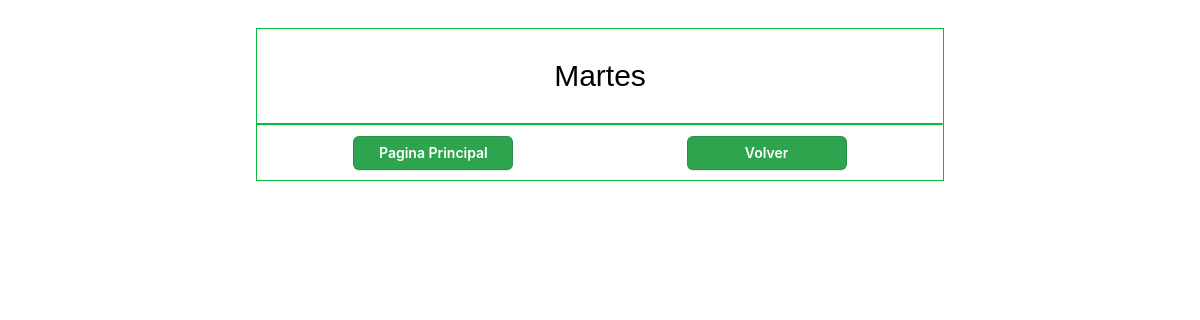
/views/dieta/detalles.php?dni=13326937&dia=Martes, run on an earlier commit of the app's database.
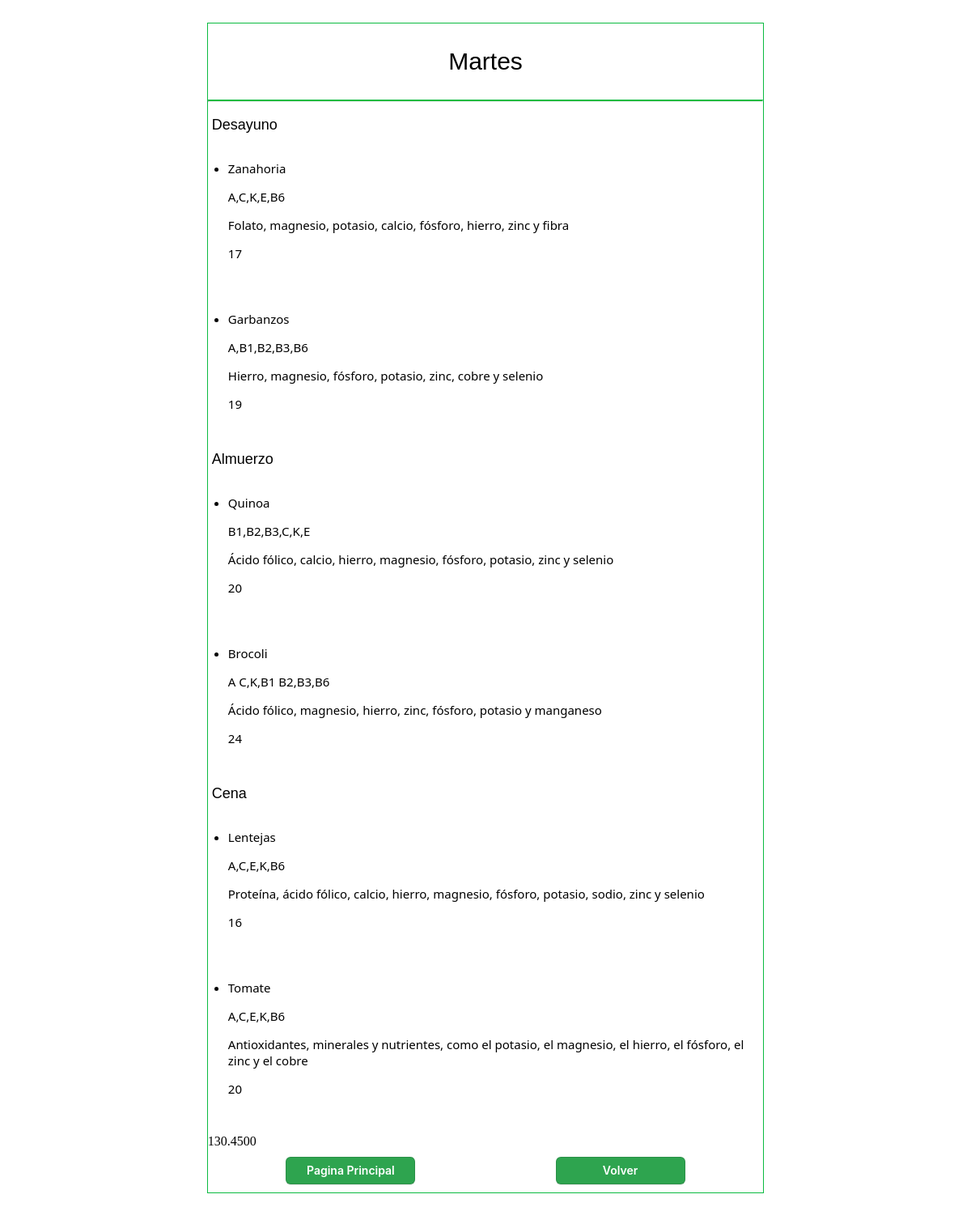
And on a later commit of the database.
### tables this page shows
CREATE TABLE `dietas` (
  `id_dieta` int NOT NULL,
  `dia_id` int NOT NULL,
  `id_tipo` int NOT NULL,
  `id_alimento` int NOT NULL,
  `gramos` int NOT NULL,
  `fecha` datetime DEFAULT NULL,
  PRIMARY KEY (`id_dieta`,`dia_id`,`id_tipo`,`id_alimento`),
  KEY `dietas_dia_id_dia_id_dia` (`dia_id`),
  KEY `dietas_id_tipo_tipo_comida_id_tipo` (`id_tipo`),
  KEY `dietas_id_alimento_alimentos_id_alimento` (`id_alimento`),
  CONSTRAINT `dietas_dia_id_dia_id_dia` FOREIGN KEY (`dia_id`) REFERENCES `dia` (`id_dia`),
  CONSTRAINT `dietas_id_alimento_alimentos_id_alimento` FOREIGN KEY (`id_alimento`) REFERENCES `alimentos` (`id_alimento`),
  CONSTRAINT `dietas_id_dieta_pacientes_dni` FOREIGN KEY (`id_dieta`) REFERENCES `pacientes` (`dni`),
  CONSTRAINT `dietas_id_tipo_tipo_comida_id_tipo` FOREIGN KEY (`id_tipo`) REFERENCES `tipo_comida` (`id_tipo`)
);

CREATE TABLE `tipo_comida` (
  `id_tipo` int NOT NULL AUTO_INCREMENT,
  `nombre` varchar(25) NOT NULL,
  PRIMARY KEY (`id_tipo`)
);

CREATE TABLE `alimentos` (
  `id_alimento` int NOT NULL AUTO_INCREMENT,
  `nombre` varchar(100) NOT NULL,
  `calorias` int NOT NULL,
  `vitaminas` varchar(100) NOT NULL,
  `aporte_nutricional` varchar(255) NOT NULL,
  PRIMARY KEY (`id_alimento`),
  UNIQUE KEY `nombre` (`nombre`)
);

### database/consultas.php (called while the page is built, shortened)
<?php
$sql = "SELECT
`nutricionista1`.`dietas`.`fecha` AS `FECHA`,
`nutricionista1`.`dia`.`nombre` AS `DIA`,
`nutricionista1`.`tipo_comida`.`nombre` AS `TIPO`,
`nutricionista1`.`alimentos`.`nombre` AS `ALIMENTO`,
`nutricionista1`.`alimentos`.`vitaminas` AS `VITAMINAS`,
`nutricionista1`.`alimentos`.`aporte_nutricional` AS `NUTRIENTES`,
`nutricionista1`.`dietas`.`gramos` AS `GRAMOS`
FROM
((((`nutricionista1`.`dietas`
JOIN `nutricionista1`.`pacientes` ON ((`nutricionista1`.`dietas`.`id_dieta` = `nutricionista1`.`pacientes`.`dni`)))
JOIN `nutricionista1`.`dia` ON ((`nutricionista1`.`dia`.`id_dia` = `nutricionista1`.`dietas`.`dia_id`)))
JOIN `nutricionista1`.`tipo_comida` ON ((`nutricionista1`.`dietas`.`id_tipo` = `nutricionista1`.`tipo_comida`.`id_tipo`)))
JOIN `nutricionista1`.`alimentos` ON ((`nutricionista1`.`dietas`.`id_alimento` = `nutricionista1`.`alimentos`.`id_alimento`)))
WHERE
((`nutricionista1`.`dia`.`nombre` = :dia)
    AND (`nutricionista1`.`pacientes`.`dni` = :dni))";
$sql1 = "SELECT
        SUM(((`nutricionista1`.`alimentos`.`calorias` * `nutricionista1`.`dietas`.`gramos`) / 100)) AS `CaloriasTotales`
    FROM
        ((((`nutricionista1`.`dietas`
        JOIN `nutricionista1`.`pacientes` ON ((`nutricionista1`.`dietas`.`id_dieta` = `nutricionista1`.`pacientes`.`dni`)))
        JOIN `nutricionista1`.`dia` ON ((`nutricionista1`.`dia`.`id_dia` = `nutricionista1`.`dietas`.`dia_id`)))
        JOIN `nutricionista1`.`tipo_comida` ON ((`nutricionista1`.`dietas`.`id_tipo` = `nutricionista1`.`tipo_comida`.`id_tipo`)))
        JOIN `nutricionista1`.`alimentos` ON ((`nutricionista1`.`dietas`.`id_alimento` = `nutricionista1`.`alimentos`.`id_alimento`)))
    WHERE
        ((`nutricionista1`.`dia`.`nombre` = :dia)
            AND (`nutricionista1`.`pacientes`.`dni` = :dni))";
?>

### views/dieta/detalles.php (the view, shortened to what this page needs)
<?php
    require_once("../../database/database.php");
    require_once("../../database/consultas.php");
    if(isset($_GET["dni"]) && isset($_GET["dia"])){
        $dni = $_GET["dni"];
        $dia = $_GET["dia"];
    }
    $registros1=$conn->prepare($sql);
	$registros1->execute(array(":dni"=>$dni,":dia"=>$dia));
	$registros=$registros1->fetchAll();
    $tipo = " ";
    $calorias = $conn->prepare($sql1);
    $calorias->execute(array(":dia"=>$dia,":dni"=>$dni));
    $count = $calorias->fetchColumn();
?>
<!DOCTYPE html>
<html lang="en">
<head>
    <link rel="stylesheet" href="./verDieta.css">
</head>
<body>
    <div class="container">
        <div class="container-item">
            <div class="card">
                <div class="card-title">
                    <p class="card-h5"><?php echo $dia?></p>
                </div>
                <hr class="solid">
                <?php foreach ($registros as $key):?>
                <?php if($key["TIPO"] !== $tipo): ?>
                <?php $tipo = $key["TIPO"] ?>
                <div class="card-body">
                    <p class="card-text text-uppercase"><?php echo $key["TIPO"]?></p>
                </div>
                <?php endif;?>
                <ul class="list-group list-group-flush">
                    <li class="list-group-item"><?php echo $key["ALIMENTO"]?>
                        <p><?php echo $key["VITAMINAS"]?></p>
                        <p><?php echo $key["NUTRIENTES"]?></p>
                        <p><?php echo $key["GRAMOS"]?></p>
                    </li>
                </ul>
                <?php endforeach; ?>
                <div class="calorias"><?php echo $count?></div>
                <div class="card-btn">
                    <a href="../../index.php">
                        <button class="btn">Pagina Principal</button>
                    </a>
                    <a href="verDieta.php?dni=<?php echo $dni?>&dia=<?php echo $dia?>">
                        <button class="btn">Volver</button>
                    </a>
                </div>
            </div>
        </div>
    </div>
</body>
</html>

### views/dieta/verDieta.css (style rules this page uses)
.container { display:flex; flex-direction: column; justify-content: center; align-items: center; padding: 20px; }
.container-item { display: flex; flex-direction: column; border: 1px solid #0bbb40; width: 60%; }
.card-title { text-align: center; font-family: Arial, Helvetica, sans-serif; font-size: 30px; height: 100%; }
.card-body { font-family: Arial, Helvetica, sans-serif; font-size: 18px; margin-left: 5px; }
li { font-family: 'Segoe UI', Tahoma, Geneva, Verdana, sans-serif; font-size: 15px; margin-left: 10px; }
ul { padding: 15px; }
.btn { appearance: none; background-color: #2ea44f; border: 1px solid rgba(27, 31, 35, .15); border-radius: 6px; box-shadow: rgba(27, 31, 35, .1) 0 1px 0; box-sizing: border-box; color: #fff; cursor: pointer; display: inline-block; font-family: -apple-system,system-ui,"Segoe UI",Helvetica,Arial,sans-serif,"Apple Color Emoji","Segoe UI Emoji"; font-size: 14px; font-weight: 600; line-height: 20px; padding: 6px 16px; position: relative; text-align: center; text-decoration: none; user-select: none; width: 160px; -webkit-user-select: none; touch-action: manipulation; vertical-align: middle; white-space: nowrap; }
.card-btn { margin: 10px; display: flex; justify-content: space-around; }
hr.solid { border-top: 2px solid #0bbb40; }

What changed in the data, as far as the page shows it:
added dietas: id_tipo.nombre "Desayuno", id_alimento.nombre "Zanahoria", id_alimento.vitaminas "A,C,K,E,B6", id_alimento.aporte_nutricional "Folato, magnesio, potasio, calcio, fósforo, hierro, zinc y fibra", gramos "17"
added dietas: id_alimento.nombre "Garbanzos", id_alimento.vitaminas "A,B1,B2,B3,B6", id_alimento.aporte_nutricional "Hierro, magnesio, fósforo, potasio, zinc, cobre y selenio", gramos "19"
added dietas: id_tipo.nombre "Almuerzo", id_alimento.nombre "Quinoa", id_alimento.vitaminas "B1,B2,B3,C,K,E", id_alimento.aporte_nutricional "Ácido fólico, calcio, hierro, magnesio, fósforo, potasio, zinc y selenio", gramos "20"
added dietas: id_alimento.nombre "Brocoli", id_alimento.vitaminas "A C,K,B1 B2,B3,B6", id_alimento.aporte_nutricional "Ácido fólico, magnesio, hierro, zinc, fósforo, potasio y manganeso", gramos "24"
added dietas: id_tipo.nombre "Cena", id_alimento.nombre "Lentejas", id_alimento.vitaminas "A,C,E,K,B6", id_alimento.aporte_nutricional "Proteína, ácido fólico, calcio, hierro, magnesio, fósforo, potasio, sodio, zinc y selenio", gramos "16"
added dietas: id_alimento.nombre "Tomate", id_alimento.vitaminas "A,C,E,K,B6", id_alimento.aporte_nutricional "Antioxidantes, minerales y nutrientes, como el potasio, el magnesio, el hierro, el fósforo, el zinc y el cobre", gramos "20"
Also different on the page:
$count: (not shown) → "130.4500"
